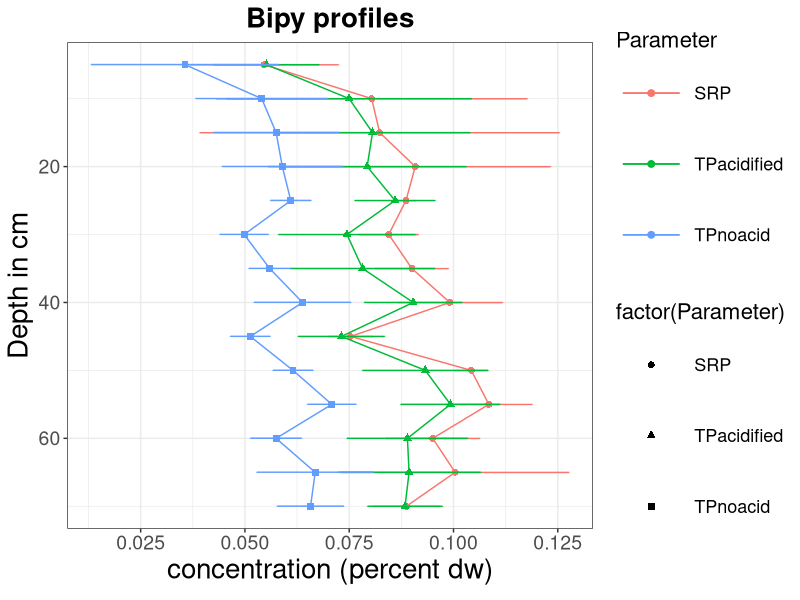

R code for this plot: (Note: this script raises an error after producing the figure.)
## ---- chunk 1
knitr::opts_chunk$set(echo = TRUE, message = FALSE)
## ---- chunk 2
library(readxl)
library(tidyverse)
library(ggplot2)

## ---- chunk 3
concdata <- read_xlsx("20220800SequentalExtractions.xlsx")
wtdata <- read_xlsx("20220816_AR_Dryweight.xlsx")
## ---- chunk 4
blanks <- filter(concdata, is.na(Depth)) %>% 
  group_by(Fraction, Parameter, Measurement) %>%
  summarise(blank = mean(Conc), .groups = "drop") 
## ---- chunk 5
porosity <- data.frame(
  porosity = rep(c(pull(
    wtdata %>% group_by(Sample) %>% summarise(porosity = mean(Porosity)), porosity),0),each = 2,times = 24)
  )
## ---- chunk 6
conc <- concdata %>% bind_cols(porosity) %>% left_join(blanks, by = c("Fraction","Parameter","Measurement")) %>% 
  mutate(volume = case_when(
    Fraction == "H2O" ~ 0.05,
    Fraction == "Bipy" | Fraction == "BD" ~ 0.1,
    Fraction == "NaOH" ~ 0.075,
    T ~ 0 )) %>%  
  mutate(cont = ((Conc-blank)*volume*0.1)/(Weight*(1-porosity)))
## ---- chunk 7
bipy <- filter(conc, Fraction == "Bipy" ) %>%  
  filter( Parameter == "TP" | Parameter == "SRP" ) %>% 
  remove_missing() %>% 
  mutate(Parameter = case_when(
    Parameter == "TP" & Measurement <= 4 ~ "TPnoacid",
    Parameter == "TP" & Measurement > 4 ~ "TPacidified",
    T ~ "SRP"
    )) %>% 
  group_by(Parameter,  Depth) %>% 
  summarise(stdev = sd(cont), cont = mean(cont) ) 
## ---- chunk 8
ggplot( bipy, 
         mapping = aes(
           y = cont,
           x = Depth ,
           color = Parameter,
           shape = factor(Parameter))
) +
  geom_point(size = 2) + 
  geom_line() +
  geom_errorbar(aes(ymin=cont-stdev, ymax=cont+stdev), width=.2,
                position=position_dodge(0.05))+
  xlab("Depth (cm)") +
  scale_x_reverse() +
  coord_flip() +
  labs(  y = expression(paste("concentration (percent dw)")), 
         x = "Depth in cm",
         title = "Bipy profiles" ) +
  theme_bw() +
  theme(axis.title=element_text(size=20),
                   plot.title = element_text(size=20, face="bold", hjust = 0.5) ,
                   axis.text=element_text(size=14,angle = 0, hjust = 0.5),
                   legend.title = element_text(size = 16),
                   legend.text = element_text(size = 13),
                   legend.key.size = unit(1.8, "cm"))
## ---- chunk 9
allfrac <- conc %>% filter(Parameter == "TP" | Parameter == "SRP") %>% 
  mutate(Fraction = case_when(
    Fraction == "Bipy" && Parameter == "TP" && Measurement <= 4 ~ NA_character_,
    Fraction == "Bipy" ~ "BipyTP",
    T ~ paste(Fraction, Parameter)
                              )) %>%  
  remove_missing() %>% 
  group_by(Fraction,  Depth) %>% 
  summarise(stdev = sd(cont), cont = mean(cont) ) %>% ungroup()
## ---- chunk 10
tpfrac <- allfrac %>% filter(str_detect(Fraction, "TP"))
## ---- chunk 11
mutfrac <- bind_cols(
  rename(
    filter( allfrac, Fraction == "NaOH TP" ), TP = cont),
  select( rename(
    filter(
            allfrac, Fraction == "NaOH SRP" ), SRP = cont), SRP) 
  ) %>%  
  mutate(cont = TP-SRP) %>% 
  select(Fraction,Depth,cont, stdev) %>% 
  bind_rows(filter(allfrac, Fraction != "NaOH TP" & Fraction != "H2O SRP")) 
## ---- chunk 12
legend_labels <- c( "H2O TP; loosly adsorbed Fe",
                    "Bipyridine; ",
                    "BD; ",
                    "NaOH; SRP" ,
                    "NaOH; NRP" )
                      
colors <- list(c("palegreen2" ,  "tomato3", "plum3", "darkgoldenrod1", "tan3", "orange","goldenrod"),
               c("orange","coral4", "darkorange2","darkgoldenrod1","goldenrod"),
               c( "palegreen2" ),
               c("orange","coral4", "darkorange2","darkgoldenrod1","goldenrod"))
## ---- chunk 13
ggplot( transform( mutfrac, 
                   Fraction = factor(Fraction, 
                                       levels = c("H2O TP","BipyTP","BD TP","NaOH SRP","NaOH TP")
                                       )), 
       aes( 
           x=Depth),
       scale_x_discrete(position = 'top')) +
  geom_col(
    mapping = aes( y = cont, fill = Fraction ),
    stat = "identity", position = position_stack(reverse=TRUE))+
  scale_fill_manual(values = colors[[1]], labels = legend_labels, name = "Extracted Fraction") +
 # geom_point(aes(),stat = "identity", position = position_stack(reverse=TRUE),color="black")+
 #  geom_line( aes(),stat = "identity", position = position_stack(reverse=TRUE),color="black")+
  coord_flip()+
  scale_x_reverse() + 
  labs(y = expression(paste("Extracted P (% gDW"^-1,")" )),
       x = "Depth (cm)"
  ) +
  theme_bw()+
  theme(
    axis.title=element_text(size=20),plot.title = element_text(hjust = 0.5),
    axis.text=element_text(size=16,angle = 0, hjust = 0.5),
    legend.title = element_text( size = 20),
    legend.text = element_text(size = 15),
    legend.key.size = unit(1.3, "cm")) 
